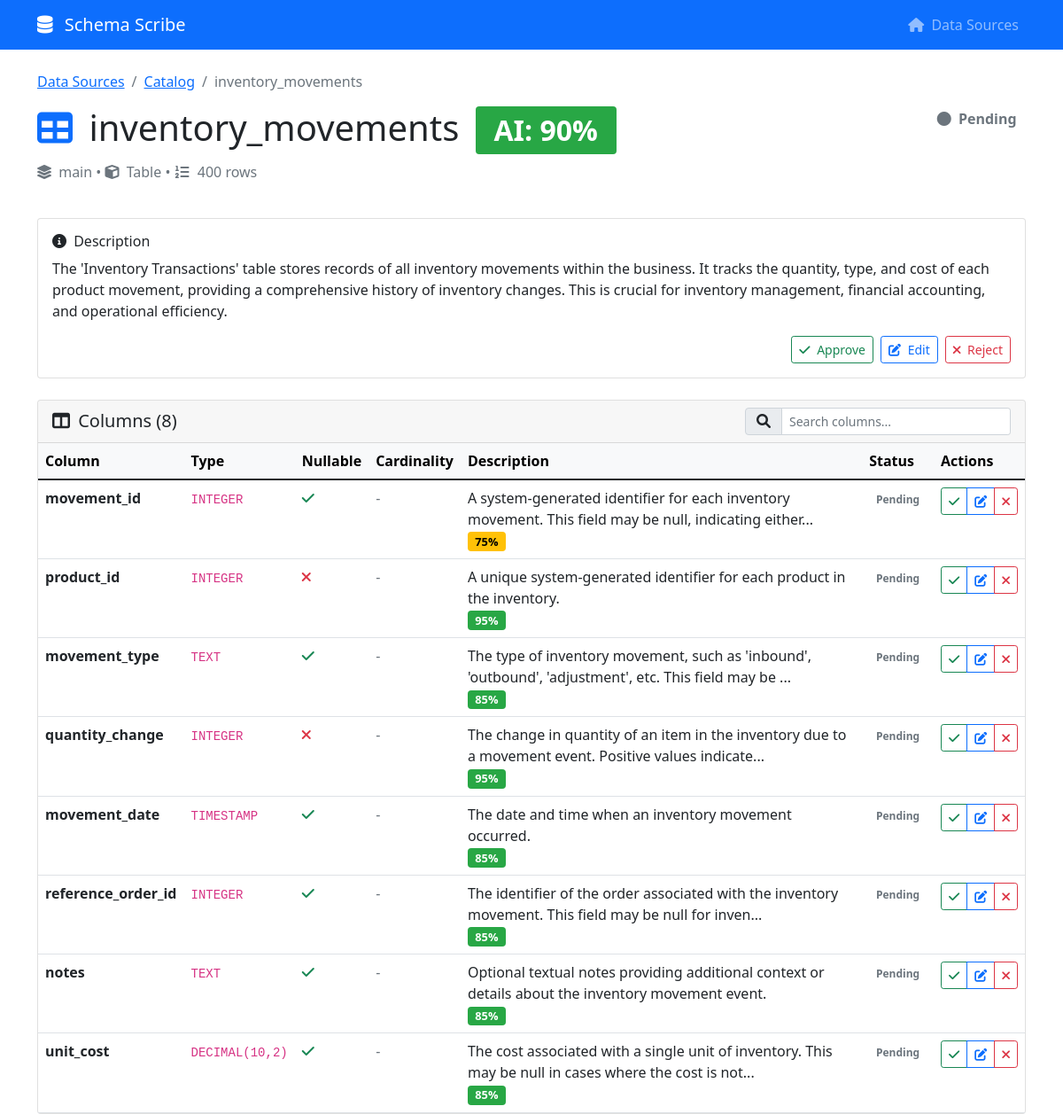
/table/2, run on the app's committed database.
### schema_scribe/models/catalog.py (models this page shows, shortened)
class Table(Base):
    __tablename__ = "tables"
    id = SQLColumn(Integer, primary_key=True, index=True)
    data_source_id = SQLColumn(Integer, ForeignKey("data_sources.id"), nullable=False)
    schema_name = SQLColumn(String(255), nullable=False)
    table_name = SQLColumn(String(255), nullable=False, index=True)
    table_type = SQLColumn(String(50))  # table, view, materialized_view
    row_count = SQLColumn(Integer)
    size_bytes = SQLColumn(Integer)
    created_at = SQLColumn(DateTime(timezone=True), server_default=func.now())
    updated_at = SQLColumn(DateTime(timezone=True), onupdate=func.now())
    last_profiled_at = SQLColumn(DateTime(timezone=True))
    data_source = relationship("DataSource", back_populates="tables")
    columns = relationship("Column", back_populates="table", cascade="all, delete-orphan")
    ai_descriptions = relationship("AIDescription", back_populates="table", cascade="all, delete-orphan")

class Column(Base):
    __tablename__ = "columns"
    id = SQLColumn(Integer, primary_key=True, index=True)
    table_id = SQLColumn(Integer, ForeignKey("tables.id"), nullable=False)
    column_name = SQLColumn(String(255), nullable=False, index=True)
    data_type = SQLColumn(String(100), nullable=False)
    is_nullable = SQLColumn(Boolean, nullable=False)
    column_default = SQLColumn(String(255))
    character_maximum_length = SQLColumn(Integer)
    numeric_precision = SQLColumn(Integer)
    numeric_scale = SQLColumn(Integer)
    ordinal_position = SQLColumn(Integer)
    cardinality = SQLColumn(Integer)  # Number of distinct values
    null_percentage = SQLColumn(Float)
    top_values = SQLColumn(JSON)  # Top N values with counts
    min_value = SQLColumn(String(255))
    max_value = SQLColumn(String(255))
    avg_value = SQLColumn(Float)
    std_dev = SQLColumn(Float)
    is_pii = SQLColumn(Boolean, default=False)
    is_key = SQLColumn(Boolean, default=False)
    business_domain = SQLColumn(String(100))
    created_at = SQLColumn(DateTime(timezone=True), server_default=func.now())
    updated_at = SQLColumn(DateTime(timezone=True), onupdate=func.now())
    last_profiled_at = SQLColumn(DateTime(timezone=True))
    table = relationship("Table", back_populates="columns")
    ai_descriptions = relationship("AIDescription", back_populates="column", cascade="all, delete-orphan")

### schema_scribe/models/ai_content.py (models this page shows)
class AIDescription(Base):
    __tablename__ = "ai_descriptions"
    id = SQLColumn(Integer, primary_key=True, index=True)
    table_id = SQLColumn(Integer, ForeignKey("tables.id"), nullable=True)
    column_id = SQLColumn(Integer, ForeignKey("columns.id"), nullable=True)
    suggested_name = SQLColumn(String(255))  # Business-friendly name
    description = SQLColumn(Text, nullable=False)
    confidence_score = SQLColumn(Float)  # AI confidence 0-1
    context_used = SQLColumn(Text)  # What context was provided to LLM
    reasoning = SQLColumn(Text)     # LLM's chain of thought
    status = SQLColumn(Enum(ValidationStatus), default=ValidationStatus.PENDING)
    human_feedback = SQLColumn(Text)  # If edited or rejected, why?
    final_description = SQLColumn(Text)  # Human-approved final description
    suggested_business_domain = SQLColumn(String(100))
    suggested_is_pii = SQLColumn(Boolean)
    suggested_data_quality_warning = SQLColumn(Text)
    created_at = SQLColumn(DateTime(timezone=True), server_default=func.now())
    validated_at = SQLColumn(DateTime(timezone=True))
    validated_by = SQLColumn(String(255))  # User who validated
    model_used = SQLColumn(String(100))  # Which LLM model generated this
    prompt_version = SQLColumn(String(50))  # Track prompt iterations
    table = relationship("Table", back_populates="ai_descriptions")
    column = relationship("Column", back_populates="ai_descriptions")

### schema_scribe/api/main.py (the view)
@app.get("/table/{table_id}", response_class=HTMLResponse)
async def table_view(request: Request, table_id: int, db: Session = Depends(get_db)):
    catalog_manager = CatalogManager(db)
    table_details = catalog_manager.get_table_details(table_id)
    if not table_details:
        raise HTTPException(status_code=404, detail="Table not found")
    return templates.TemplateResponse("table.html", {
        "request": request,
        "table": table_details
    })

### schema_scribe/web/templates/table.html (shortened to what this page needs)
{% extends "base.html" %}
{% block content %}
<div class="row">
    <div class="col-12">
        <nav aria-label="breadcrumb">
            <ol class="breadcrumb">
                <li class="breadcrumb-item"><a href="/">Data Sources</a></li>
                <li class="breadcrumb-item"><a href="/catalog/{{ table.data_source_id }}">Catalog</a></li>
                <li class="breadcrumb-item active">{{ table.table_name }}</li>
            </ol>
        </nav>
        <div class="d-flex justify-content-between align-items-start mb-4">
            <div>
                <h1>
                    <i class="fas fa-table me-2 text-primary"></i>
                    {{ table.table_name }}
                    {% if table.ai_confidence %}
                        {% set confidence_class = "confidence-high" if table.ai_confidence > 0.8 else ("confidence-medium" if table.ai_confidence > 0.5 else "confidence-low") %}
                        <span class="badge {{ confidence_class }} confidence-badge ms-2">
                            AI: {{ "%.0f"|format(table.ai_confidence * 100) }}%
                        </span>
                    {% endif %}
                </h1>
                <p class="text-muted">
                    <i class="fas fa-layer-group me-1"></i>
                    {{ table.schema_name }} •
                    <i class="fas fa-cube me-1"></i>
                    {{ table.table_type.replace('BASE TABLE', 'Table').replace('VIEW', 'View') }}
                    {% if table.row_count %}
                        • <i class="fas fa-list-ol me-1"></i>
                        {{ "{:,}".format(table.row_count) }} rows
                    {% endif %}
                </p>
            </div>
            <div>
                <span class="badge status-{{ table.validation_status }} fs-6">
                    <i class="fas fa-circle me-1"></i>
                    {{ table.validation_status.title() }}
                </span>
            </div>
        </div>
        {% if table.description %}
        <div class="card mb-4">
            <div class="card-body">
                <h6 class="card-title">
                    <i class="fas fa-info-circle me-1"></i>
                    Description
                </h6>
                <p class="card-text">{{ table.description }}</p>
                {% if table.description_id %}
                <div class="d-flex justify-content-end">
                    <button class="btn btn-sm btn-outline-success me-2"
                            onclick="validateDescription({{ table.description_id }}, 'approve')">
                        <i class="fas fa-check me-1"></i>
                        Approve
                    </button>
                    <button class="btn btn-sm btn-outline-primary me-2"
                            onclick="editDescription({{ table.description_id }}, '{{ table.description|replace("'", "\\'") }}')">
                        <i class="fas fa-edit me-1"></i>
                        Edit
                    </button>
                    <button class="btn btn-sm btn-outline-danger"
                            onclick="validateDescription({{ table.description_id }}, 'reject')">
                        <i class="fas fa-times me-1"></i>
                        Reject
                    </button>
                </div>
                {% endif %}
            </div>
        </div>
        {% endif %}
        <div class="card">
            <div class="card-header d-flex justify-content-between align-items-center">
                <h5 class="mb-0">
                    <i class="fas fa-columns me-1"></i>
                    Columns ({{ table.columns|length }})
                </h5>
                <div class="input-group" style="max-width: 300px;">
                    <span class="input-group-text">
                        <i class="fas fa-search"></i>
                    </span>
                    <input type="text" class="form-control form-control-sm"
                           id="searchColumns" placeholder="Search columns..."
                           onkeyup="filterColumns()">
                </div>
            </div>
            <div class="card-body p-0">
                <div class="table-responsive">
                    <table class="table table-hover mb-0">
                        <thead class="table-light">
                            <tr>
                                <th>Column</th>
                                <th>Type</th>
                                <th>Nullable</th>
                                <th>Cardinality</th>
                                <th>Description</th>
                                <th>Status</th>
                                <th>Actions</th>
                            </tr>
                        </thead>
                        <tbody id="columnsTableBody">
                            {% for column in table.columns %}
                            <tr class="column-row" data-name="{{ column.name.lower() }}">
                                <td>
                                    <div class="d-flex align-items-center">
                                        <strong>{{ column.name }}</strong>
                                    </div>
                                </td>
                                <td>
                                    <code>{{ column.data_type }}</code>
                                </td>
                                <td>
                                    {% if column.is_nullable %}
                                        <span class="text-success">
                                            <i class="fas fa-check"></i>
                                        </span>
                                    {% else %}
                                        <span class="text-danger">
                                            <i class="fas fa-times"></i>
                                        </span>
                                    {% endif %}
                                </td>
                                <td>
                                    {% if column.cardinality %}
                                        {{ "{:,}".format(column.cardinality) }}
                                        {% if column.null_percentage %}
                                            <br><small class="text-muted">{{ "%.1f"|format(column.null_percentage) }}% null</small>
                                        {% endif %}
                                    {% else %}
                                        <span class="text-muted">-</span>
                                    {% endif %}
                                </td>
                                <td>
                                    {% if column.description %}
                                        <div class="description-text">
                                            {{ column.description[:100] }}{% if column.description|length > 100 %}...{% endif %}
                                        </div>
                                        {% if column.ai_confidence %}
                                            {% set confidence_class = "confidence-high" if column.ai_confidence > 0.8 else ("confidence-medium" if column.ai_confidence > 0.5 else "confidence-low") %}
                                            <small class="badge {{ confidence_class }} confidence-badge">
                                                {{ "%.0f"|format(column.ai_confidence * 100) }}%
                                            </small>
                                        {% endif %}
                                    {% else %}
                                        <span class="text-muted">
                                            <em>No description</em>
                                        </span>
                                    {% endif %}
                                </td>
                                <td>
                                    <span class="badge status-{{ column.validation_status }}">
                                        {{ column.validation_status.title() }}
                                    </span>
                                </td>
                                <td>
                                    {% if column.description and column.description_id %}
                                    <div class="btn-group btn-group-sm" role="group">
                                        <button class="btn btn-outline-success btn-sm"
                                                title="Approve" onclick="validateDescription({{ column.description_id }}, 'approve')">
                                            <i class="fas fa-check"></i>
                                        </button>
                                        <button class="btn btn-outline-primary btn-sm"
                                                title="Edit" onclick="editDescription({{ column.description_id }}, '{{ column.description|replace("'", "\\'") }}')">
                                            <i class="fas fa-edit"></i>
                                        </button>
                                        <button class="btn btn-outline-danger btn-sm"
                                                title="Reject" onclick="validateDescription({{ column.description_id }}, 'reject')">
                                            <i class="fas fa-times"></i>
                                        </button>
                                    </div>
                                    {% else %}
                                    <button class="btn btn-outline-secondary btn-sm" disabled>
                                        <i class="fas fa-robot me-1"></i>
                                        Generate
                                    </button>
                                    {% endif %}
                                </td>
                            </tr>
                            {% endfor %}
                        </tbody>
                    </table>
                </div>
            </div>
        </div>
    </div>
</div>
{% endblock %}

### schema_scribe/web/templates/base.html (style rules this page uses)
.confidence-badge { font-size: 0.8em; }
.confidence-high { background-color: #28a745; }
.confidence-medium { background-color: #ffc107; color: #000; }
.status-pending { color: #6c757d; }

### data on the page
Table: table_name "inventory_movements", schema_name "main", table_type.replace "Table", row_count "400"
AIDescription: table.ai_confidence*100 "90", description "The 'Inventory Transactions' table stores records of all inventory movements within the business. It tracks the quantity, type, and cost of each product movement, providing a comprehensive history of inventory changes. This is crucial for inventory management, financial accounting, and operational efficiency."
Column: name "movement_id", data_type "INTEGER"
AIDescription: description "A system-generated identifier for each inventory movement. This field may be null, indicating either", column.ai_confidence*100 "75"
Column: name "product_id", data_type "INTEGER"
AIDescription: description "A unique system-generated identifier for each product in the inventory.", column.ai_confidence*100 "95"
Column: name "movement_type", data_type "TEXT"
AIDescription: description "The type of inventory movement, such as 'inbound', 'outbound', 'adjustment', etc. This field may be", column.ai_confidence*100 "85"
Column: name "quantity_change", data_type "INTEGER"
AIDescription: description "The change in quantity of an item in the inventory due to a movement event. Positive values indicate", column.ai_confidence*100 "95"
Column: name "movement_date", data_type "TIMESTAMP"
AIDescription: description "The date and time when an inventory movement occurred.", column.ai_confidence*100 "85"
Column: name "reference_order_id", data_type "INTEGER"
AIDescription: description "The identifier of the order associated with the inventory movement. This field may be null for inven", column.ai_confidence*100 "85"
Column: name "notes", data_type "TEXT"
AIDescription: description "Optional textual notes providing additional context or details about the inventory movement event.", column.ai_confidence*100 "85"
Column: name "unit_cost", data_type "DECIMAL(10,2)"
AIDescription: description "The cost associated with a single unit of inventory. This may be null in cases where the cost is not", column.ai_confidence*100 "85"

### other printed values
{{ table.validation_status.title() }} "Pending"
{{ table.columns|length }} "8"
{{ column.validation_status.title() }} "Pending" "Pending" "Pending" "Pending" "Pending" "Pending" "Pending" "Pending"
